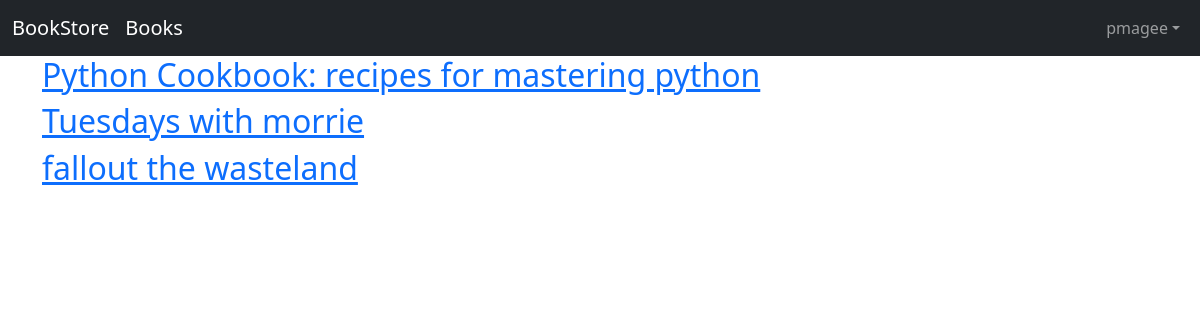
Page /books/ (signed in) on the committed database.
### accounts/models.py (models this page shows)
class CustomUser(AbstractUser):
    age = models.PositiveBigIntegerField(null=True, blank = True)

### books/models.py (models this page shows, shortened)
class Book(models.Model):
    id = models.UUIDField(primary_key=True,
        default=uuid.uuid4,
        editable=False)
    title = models.CharField(max_length=200)
    author = models.CharField(max_length=200)
    price = models.DecimalField(max_digits=6, decimal_places=2)
    date_publication = models.DateField(blank=True, null=True)
    cover = models.ImageField(upload_to='covers/', blank=True)
    def get_absolute_url(self):
        return reverse('book_detail', args=[str(self.id)])

### books/views.py (the view)
# urls.py: path('', BookListView.as_view(), name='book_list'),
class BookListView(ListView):
    model = Book
    context_object_name = 'book_list'
    template_name = 'books.book_list.html'

### templates/books/book_list.html (shortened to what this page needs)
{% extends 'base.html' %}
{% block content %}
 {% for book in object_list %}
 <div>
    <h2><a href="{{ book.get_absolute_url }}">{{ book.title }}</a></h2>
 </div>
 {% endfor %}
{% endblock content %}

### templates/base.html (shortened to what this page needs)
{% load static %}
<!doctype html>
<html lang="en">
  <head>
    <link href="https://cdn.jsdelivr.net/npm/bootstrap@5.0.2/dist/css/bootstrap.min.css" rel="stylesheet">
  </head>
  <body>
    <nav class="navbar navbar-expand-lg navbar-dark bg-dark">
      <div class="container-fluid">
        <a class="navbar-brand" href="{% url 'home' %}">BookStore</a>
		    <a class="navbar-brand" href="{% url 'book_list' %}">Books</a>
        <div class="collapse navbar-collapse" id="navbarSupportedContent">
          {% if user.is_authenticated %}
          <ul class="nav navbar-nav ms-auto">
            <li class="nav-item dropdown">
                <a href="#" class="nav-link dropdown-toggle" data-bs-toggle="dropdown">{{user.username}}</a>
            </li>
        </ul>
      {% endif %}
      </div>
    </nav>
  <div class="container">
        {% block content %}
        {% endblock content %}
  </div>
  </body>
</html>

### rows in the picture
CustomUser: username "pmagee"
Book: title "Python Cookbook: recipes for mastering python"
Book: title "Tuesdays with morrie"
Book: title "fallout the wasteland"
